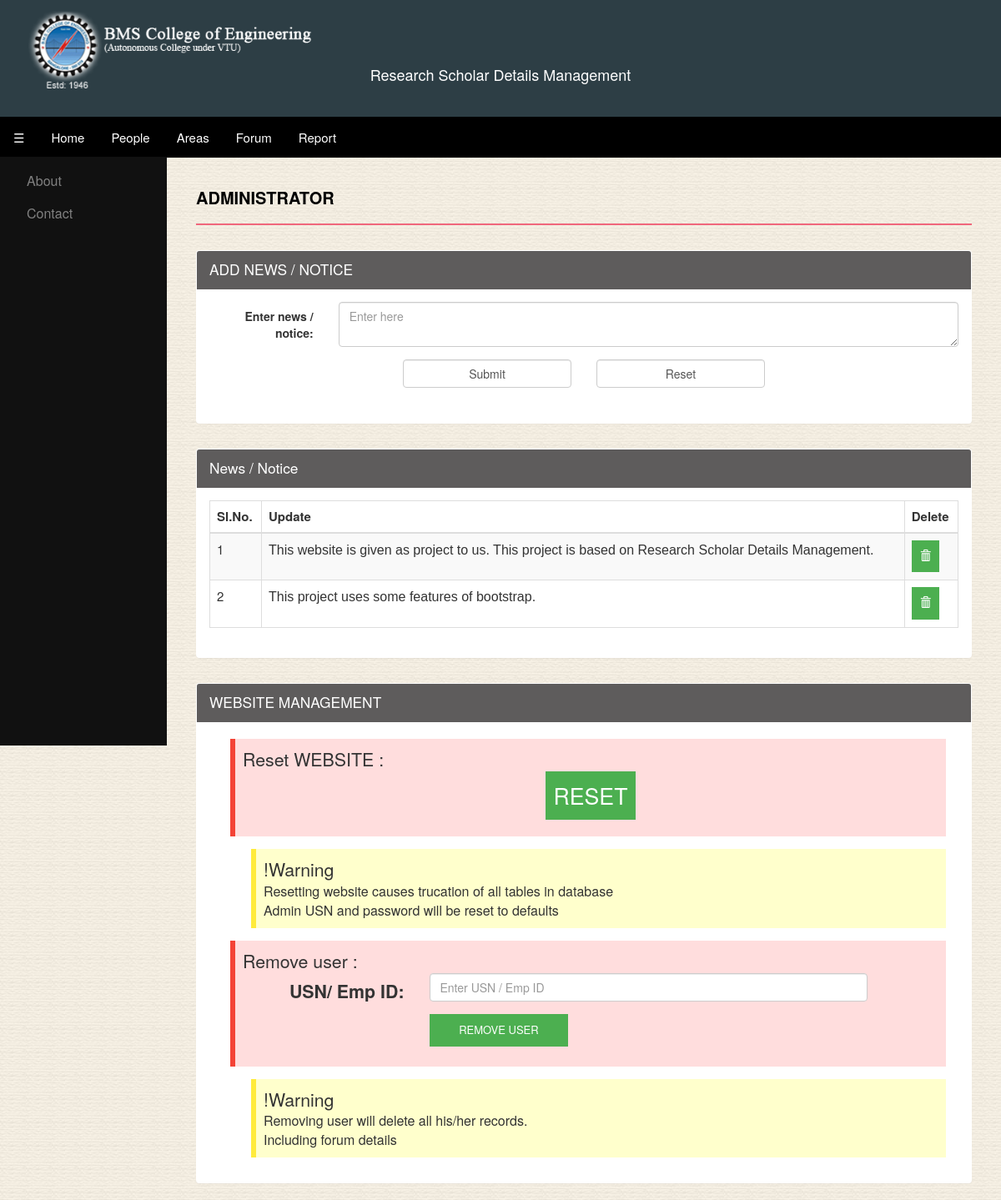
Page /research/aprof.php on the committed database.
### tables this page shows
CREATE TABLE IF NOT EXISTS `updts` (
  `sn` int(11) NOT NULL AUTO_INCREMENT,
  `updt` varchar(2000) NOT NULL,
  PRIMARY KEY (`sn`)
);

### research/aprof.php (the view, shortened to what this page needs)
<!DOCTYPE html>
<html>
<head>
	<link rel="stylesheet" href="https://maxcdn.bootstrapcdn.com/bootstrap/3.3.7/css/bootstrap.min.css">
	<link rel="stylesheet" href="animate.css">
	<link rel="stylesheet" href="mycss.css">
</head>
<body onload="openNav()">
	<div class="headerf">
		<div id="mySidenav" class="sidenav" style="height:706px;padding-top:10px;">
			<?php
				include "main.php";
			?>
			<a data-toggle="modal" data-target="#abt" style="font-size:16px;cursor:pointer;">About</a>
			<a data-toggle="modal" data-target="#cont" style="font-size:16px;cursor:pointer;">Contact</a>
		</div>
		<div class="col-md-12 col-sm-12 col-xs-12" style="background-color:#2D3E45;height:140px;">
			<div class="col-md-4 col-sm-4 col-xs-4">
				<a href="http://bmsce.ac.in/department/computer-science-and-engineering">
					<img src="logo.png" class="img-responsive im animated pulse" alt="BMS COLLEGE OF ENGENEERING"/>
				</a>
			</div>
			<div class="col-md-4 col-sm-4 col-xs-4">
				<h4 align="center" id="hd" style="color:white;padding-top:70px;">Research Scholar Details Management</h4>
			</div>
		</div>
		<ul class="tab col-md-12 col-sm-12 col-xs-12" style="width:100%;">
			<li><a style="cursor:pointer" class="tablinks">&#9776;</a></li>
			<li><a href = "home.php" class="tablinks active">Home</a></li>
			<li><a href = "res_people.php" class="tablinks">People</a></li>
			<li><a href = "area.php" class="tablinks">Areas</a></li>
			<li><a href = "forum.php" class="tablinks">Forum</a></li>
			<li><a href = "report.php" class="tablinks">Report</a></li>
		</ul>
	</div>
	<div id="main">
		<div class="col-md-12 col-sm-12 col-xs-12" style="margin-top:16px;">
			<h2 class="page-head-line" style="color:black;">Administrator</h2>
				<div class="row">
					<div class="col-md-12 col-sm-12 col-xs-12" >
						<div class="panel"  style="margin-top:10px;">
							<div class="panel-heading" style="background-color:#5E5C5C;color:white;">ADD NEWS / NOTICE</div>
							<div class="panel-body" style="height:160px;">
								<form class="form-horizontal" action="updates.php" method="POST">
									<div class="form-group">
										<label class="control-label col-md-2 col-sm-2" for="upt">Enter news / notice:</label>
										<div class="col-md-10 col-sm-10">
											<textarea type="text" class="form-control" name="upt" placeholder="Enter here" required></textarea>
										</div>
									</div>
									<div class="form-group">
										<div class="col-md-offset-3 col-sm-offset-3 col-xs-offset-3 col-md-3 col-sm-3 col-xs-3">
											<button type="submit" class="form-control">Submit</button>
										</div>
										<div class="col-md-3 col-sm-3 col-xs-3">
											<button type="reset" class="form-control" data-dismiss="modal">Reset</button>
										</div>
									</div>
								</form>
							</div>
						</div>
					</div>
				</div>
				<div class="row">
					<div class="col-md-12 col-sm-12 col-xs-12">
						<div class="panel" style="font-size:16pt;margin-top:10px;">
							<div class="panel-heading" style="background-color:#5E5C5C;color:white;">News / Notice</div>
							<div class="panel-body">
								<?php
									$query = "SELECT sn, updt FROM `updts`";
									$res = mysqli_query($dbhandle,$query);
								?>
								<div class="table-responsive">
									<table class="table table-striped table-bordered table-hover" style="font-size:15px;">
										<thead>
											<tr>
												<th>Sl.No.</th>
												<th>Update</th>
												<th>Delete</th>
											</tr>
										</thead>
										<tbody>
											<?php
												$n=1;
												while($rl = mysqli_fetch_assoc($res))
												{
													echo "<tr>";
													echo "<td>".($n++)."</td>";
													echo "<td><div style='text-align:justify;'><span style='font-size:12pt;font-family: Arial;'>".$rl['updt']."</span></div></td>";
													?>
													<form action="delupd.php?sn=<?php echo $rl['sn']; ?>" method="POST">
													<td><button type="submit" class="btnsu"><span class="glyphicon glyphicon-trash"></span></button></td>
													</form><?php
													echo "</tr>";
												}
											?>
										</tbody>
									</table>
								</div>
							</div>
						</div>
					</div>
				</div>
				<div class="row">
					<div class="col-md-12 col-sm-12 col-xs-12" >
						<div class="panel"  style="margin-top:10px;">
							<div class="panel-heading" style="background-color:#5E5C5C;color:white;">WEBSITE MANAGEMENT</div>
							<div class="panel-body">
								<div class="form-group">
									<div class="danger">
										Reset WEBSITE :<p style="text-align:center;"><button data-toggle="modal" data-target="#retall"  style="font-size:20pt;" class="btnsu">RESET</button></p>
									</div>
									<div class="warning">
										<span style="font-size:16pt;">!Warning</span><br />Resetting website causes trucation of all tables in database<br />Admin USN and password will be reset to defaults
									</div>
								</div>
								<div class="form-group">
									<form class="form-horizontal" action="kickout.php" method="POST">
										<div class="danger">
											Remove user :<br />
											<label class="control-label col-md-3 col-xs-3" for="usn">USN/ Emp ID:</label>
											<div class="col-sm-8 col-xs-8">
												<input type="text" class="form-control" name="usn" placeholder="Enter USN / Emp ID"  maxlength="10">
											</div>
											<br />
											<button type="submit" style="width:20%;margin:15px;" class="btnsu">REMOVE USER</button>
										</div>
										<div class="warning">
											<span style="font-size:16pt;">!Warning</span><br />Removing user will delete all his/her records.<br />Including forum details
										</div>
									</form>
								</div>
							</div>
						</div>
					</div>
				</div>
		</div>
	</div>
</body>
</html>

### research/mycss.css (style rules this page uses)
body,html { height:100%; width:100%; background:url(bg.jpg) repeat; }
.headerf { position:fixed; width:100%; z-index:99; }
.im { height:110px; float:left; padding-top:10px; padding-left:4px; }
ul.tab { list-style-type: none; margin: 0; padding: 0; overflow: hidden; background-color: #000000; }
ul.tab li { float: left; }
ul.tab li a { display: inline-block; color: white; background-color: black; text-align: center; padding: 14px 16px; text-decoration: none; transition: 0.3s; font-size: 15px; }
ul.tab li a:focus, .active { color: #000000; background-color: #EEEEEE; }
.page-head-line { font-weight: 900; padding-bottom: 20px; border-bottom: 2px solid #F0677C; text-transform: uppercase; color: #F0677C; font-size: 20px; margin-bottom: 20px; }
.sidenav { height: 100%; width: 0; position: absolute; z-index: 1; top: 188px; left: 0; background-color: #111; overflow-x: hidden; padding-top: 60px; transition: 0.5s; }
.sidenav a { position: relative; padding: 8px 8px 8px 32px; text-decoration: none; font-size: 25px; color: #818181; display: block; transition: 0.3s }
#main { transition: margin-left .5s; padding: 20px; opacity: 1; position:relative; top:170px; }
.panel-heading { font-size:13pt; }
.danger { background-color: #ffdddd; border-left: 6px solid #f44336; margin-top: 5px; margin-bottom: 15px; margin-left: 25px; margin-right: 15px; padding: 9px; font-size:16pt; }
.warning { background-color: #ffffcc; border-left: 6px solid #ffeb3b; margin-top: 5px; margin-bottom: 15px; margin-left: 50px; margin-right: 15px; padding: 9px; font-size:12pt; }
.btnsu { position: relative; background-color: #4CAF50; border: none; font-size: 13px; color: #FFFFFF; padding: 10px; text-align: center; transition-duration: 0.4s; text-decoration: none; margin-bottom: 1px; overflow: hidden; cursor: pointer; }
.btnsu:after { content: ""; background: #90EE90; display: block; position: absolute; padding-top: 300%; padding-left: 350%; margin-left: -20px!important; margin-top: -120%; opacity: 0; transition: all 0.8s }

### rows in the picture
updts: updt "This website is given as project to us. This project is based on Research Scholar Details Management."
updts: updt "This project uses some features of bootstrap."
